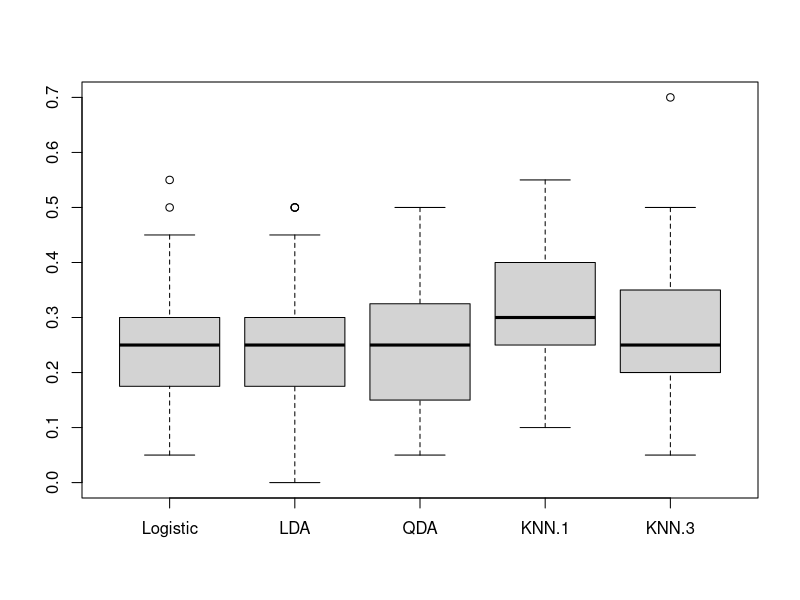
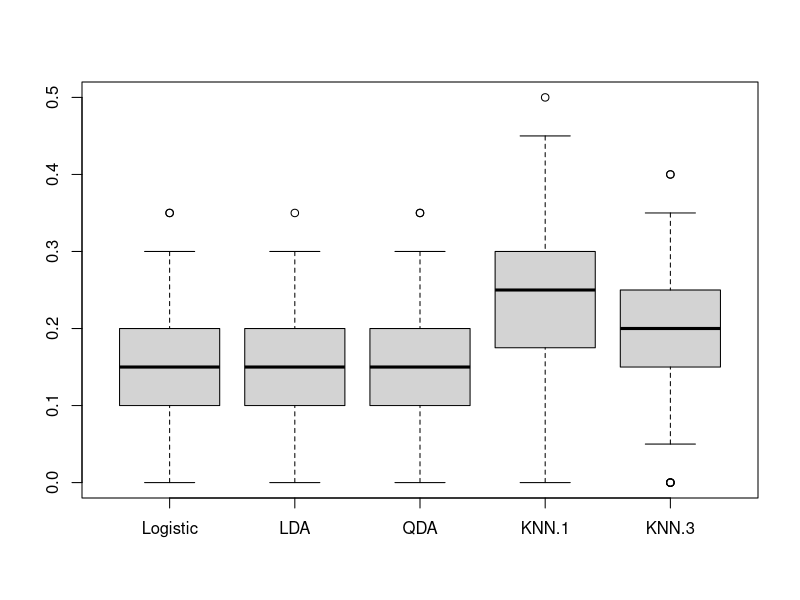
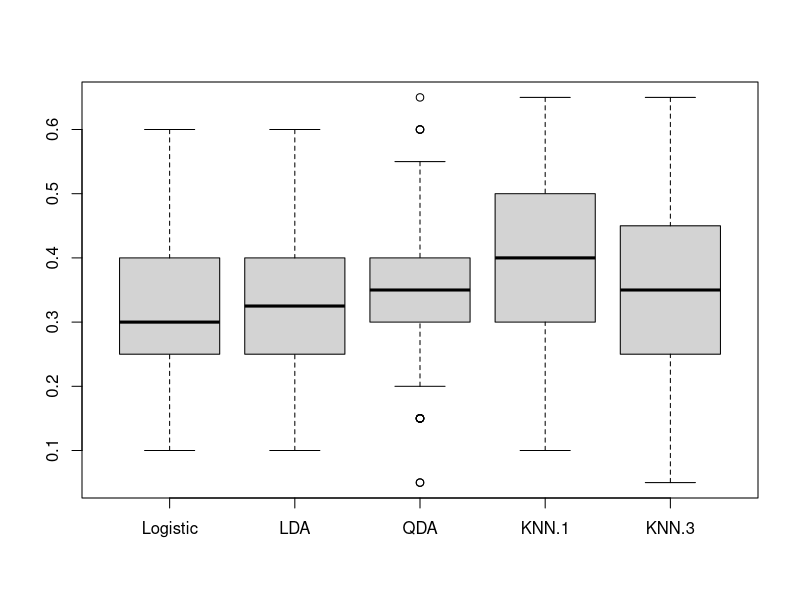
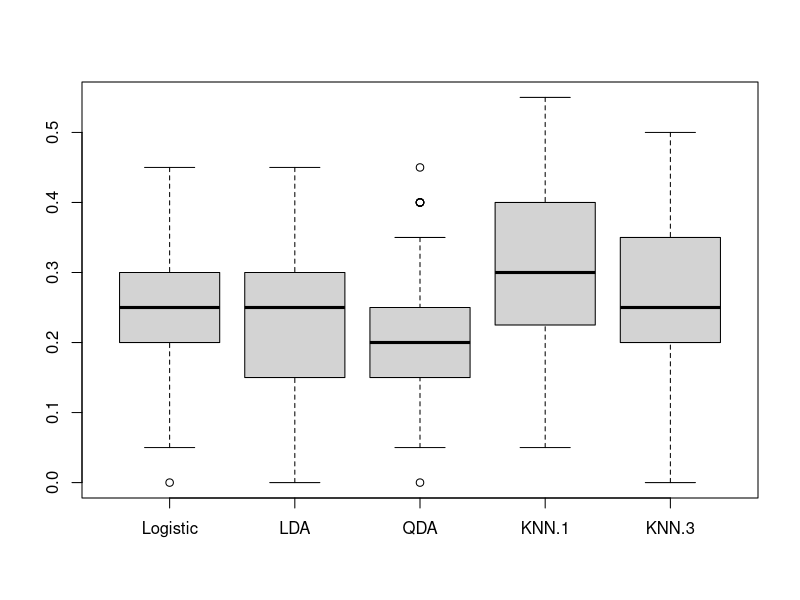
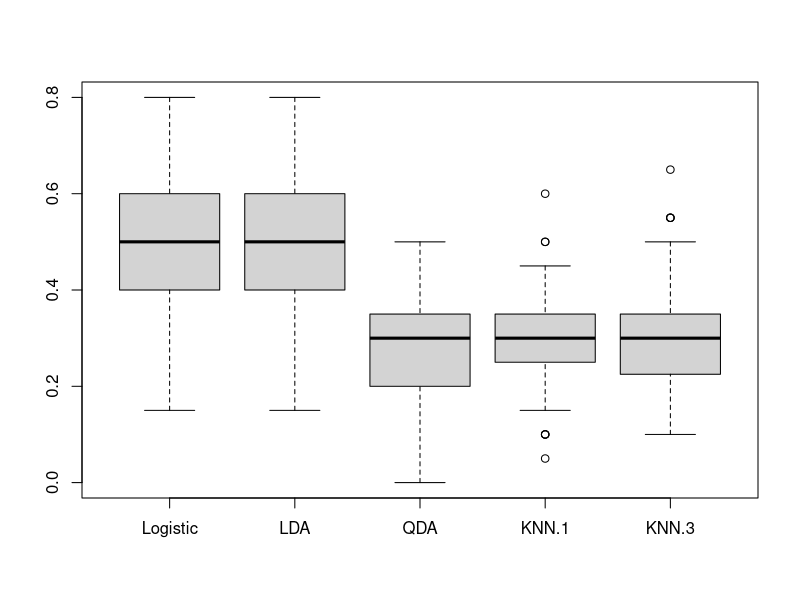
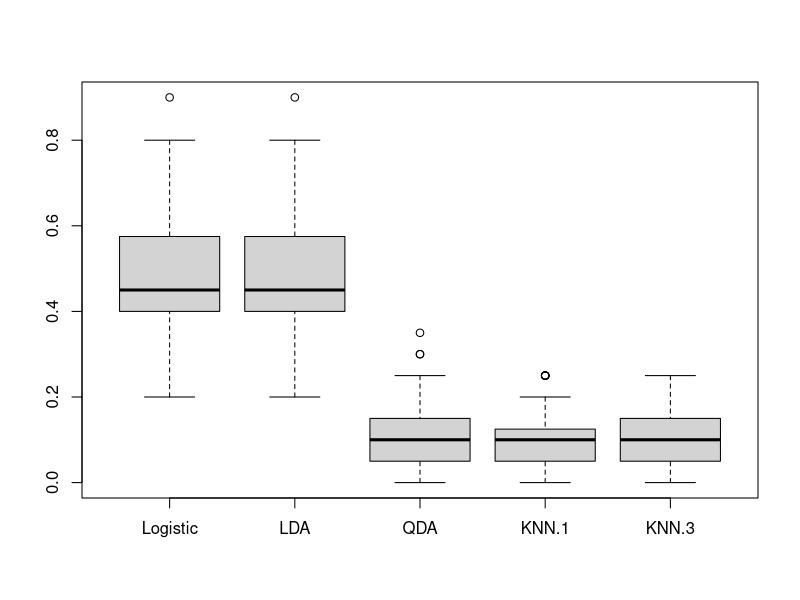

Reproduce these figures in R, in order.
## ---- chunk 1
library(MASS)
library(mvtnorm)
library(ggplot2)
library(caret)
library(e1071)
library(class)


expit <- function(x) {
  exp(x) / (1 + exp(x))
}

gen_datasets <- function() {
  id <- diag(c(1,1))
  df1 <- data.frame(y = factor(rep(c(0, 1), each = 50)),
                    rbind(rmvnorm(50, mean = c(0, 0), sigma = id),
                          rmvnorm(50, mean = c(1, 1), sigma = id)))
  
  covmat <- matrix(c(1, -1/2, -1/2, 1), nrow = 2)
  df2 <- data.frame(y = factor(rep(c(0, 1), each = 50)),
                    rbind(rmvnorm(50, mean = c(0, 0), sigma = covmat),
                          rmvnorm(50, mean = c(1, 1), sigma = covmat)))
  
  mu <- c(0, 0)
  nu <- 4
  sigma <- matrix(c(1, 1/2, 1/2, 1), nrow = 2)
  n <- 50
  x_first <- t(t(mvrnorm(n, rep(0, length(mu)), sigma) *
                   sqrt(nu / rchisq(n, nu))) + mu)
  mu <- c(1, 1)
  x_second <- t(t(mvrnorm(n, rep(0, length(mu)), sigma) *
                    sqrt(nu / rchisq(n, nu))) + mu)
  df3 <- data.frame(y = factor(rep(c(0, 1), each = 50)),
                    rbind(x_first, x_second))
  
  covmat2 <- matrix(c(1, 1/2, 1/2, 1), nrow = 2)
  df4 <- data.frame(y = factor(rep(c(0, 1), each = 50)),
                    rbind(rmvnorm(50, mean = c(0, 0), sigma = covmat2),
                          rmvnorm(50, mean = c(1, 1), sigma = covmat)))
  
  x <- matrix(rnorm(200), ncol = 2)
  df5_temp <- data.frame(x^2, x[, 1] *x[, 2])
  beta <- c(0, 2, -1, -2)
  y <- apply(df5_temp, 1, function(row) {
    p <- expit(sum(c(1, row) * beta))
    sample(x = c(0, 1), size = 1, prob = c(1 - p, p))
  })
  df5 <- data.frame(y = factor(y), x)
  
  x <- matrix(rnorm(200), ncol = 2)
  y <- 1 * (x[, 1]^2 + x[, 2]^2 > qchisq(p=0.5, df=2))
  df6 <- data.frame(y = factor(y), x)
  list(df1, df2, df3, df4, df5, df6)
}
I <- 5  # number of models
J <- 6  # number of scenarios
K <- 100  # number of iterations
arr <- array(0, c(I, J, K))
rownames(arr) <- c("Logistic", "LDA", "QDA", "KNN-1", "KNN-3")
colnames(arr) <- paste("SCENARIO", 1:6, sep = " ")

for (k in 1:K) {
  SRs <- gen_datasets()
  index <- sample(nrow(SRs[[1]]), size = 0.8 * nrow(SRs[[1]]))  # training index
  for (j in 1:J) {
    dat <- SRs[[j]]
    obs <- dat$y[-index]  # test observation y
    for (i in 1:I) {
      if (i == 1) {
        glm_obj <- glm(y ~ ., family = binomial, data = dat, subset = index)
        glm_prob <- predict(glm_obj, newdata = dat[-index, ], type = "response")
        glm_pred <- numeric(length(glm_prob))
        glm_pred[glm_prob >= 0.5] <- 1
        tbl <- table(obs, glm_pred)
        arr[i, j, k] <- 1 - sum(diag(tbl)) / sum(tbl)  # test error rate
      } else if (i == 2) {
        lda_obj <- lda(y ~ ., data = dat, subset = index)
        lda_prob <- predict(lda_obj, newdata = dat[-index, ])$posterior
        lda_pred <- numeric(nrow(lda_prob))
        lda_pred[lda_prob[, 1] <= lda_prob[, 2]] <- 1
        tbl <- table(obs, lda_pred)
        arr[i, j, k] <- 1 - sum(diag(tbl)) / sum(tbl)
      } else if (i == 3) {
        qda_obj <- qda(y ~ ., data = dat, subset = index)
        qda_prob <- predict(qda_obj, newdata = dat[-index, ])$posterior
        qda_pred <- numeric(nrow(qda_prob))
        qda_pred[qda_prob[, 1] <= qda_prob[, 2]] <- 1
        tbl <- table(obs, qda_pred)
        arr[i, j, k] <- 1 - sum(diag(tbl)) / sum(tbl)
      } else if (i == 4) {
        knn_obj1 <- knn(train = dat[index, -1], test = dat[-index, -1],
                        cl = dat[index, 1])
        tbl <- table(obs, knn_obj1)
        arr[i, j, k] <- 1 - sum(diag(tbl)) / sum(tbl)
      } else {
        knn_obj2 <- knn(train = dat[index, -1], test = dat[-index, -1],
                        cl = dat[index, 1], k = 3)
        tbl <- table(obs, knn_obj2)
        arr[i, j, k] <- 1 - sum(diag(tbl)) / sum(tbl)
      }
    }
  }
}

arr[, , 1:3]

vrbl_names <- paste0("SR", 1:J)
for (j in 1:J) {
  assign(vrbl_names[j], data.frame(t(arr[, j, ])))
}

# boxplots of each scenario
boxplot(SR1)
boxplot(SR2)
boxplot(SR3)
boxplot(SR4)
boxplot(SR5)
boxplot(SR6)
